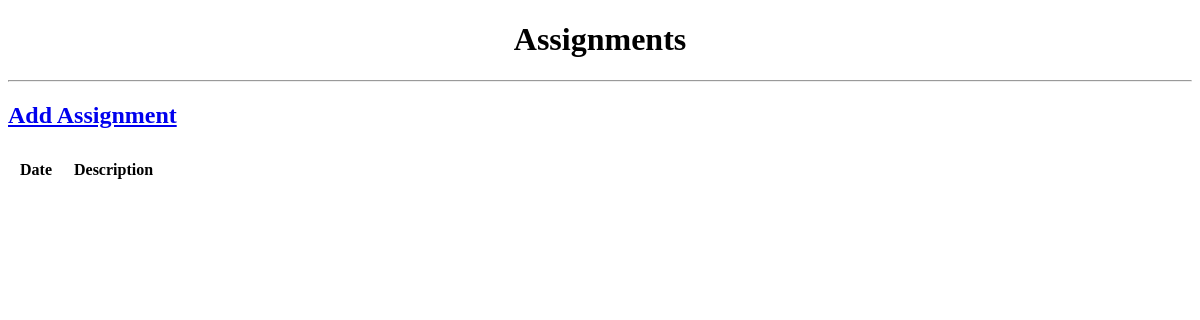
The page /teacher/assignment/8/3 on the database as committed earlier.
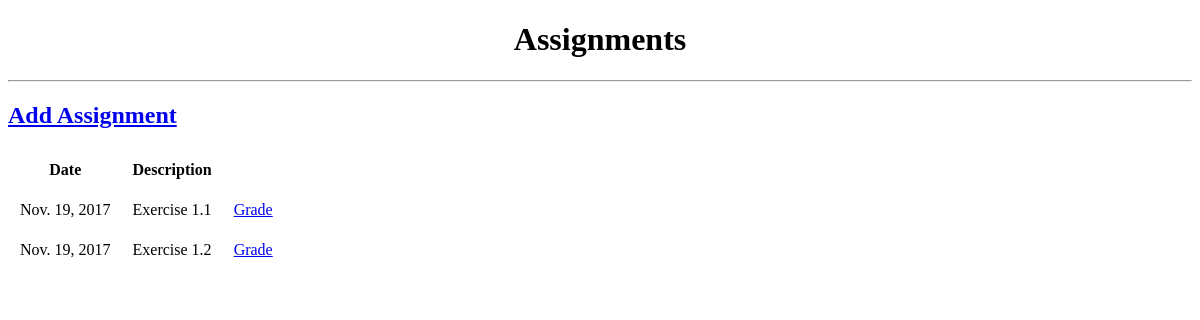
The same page on the database as committed later.
### teacher/models.py (models this page shows, shortened)
class Assigments_2018(models.Model):
    Date = models.DateField(auto_now=True)
    Teacher = models.ForeignKey(Teachers_2018)
    ClassSection = models.ForeignKey(Classes_2018)
    Subject = models.ForeignKey(Subjects)
    Description = models.TextField(max_length=250)

### teacher/views.py (the view)
# urls.py: url(r'^assignment/(?P<index>[0-9]+)/(?P<sub>[0-9]+)$', views.assignment),
def assignment(request, index, sub):
    user = Personal_Info.objects.get(Index=index)
    teacher_id = Teachers_2018.objects.get(Index=user)
    subjAllot = SubjectAllotment_2018.objects.get(pk=sub)
    assignments = Assigments_2018.objects.filter(Teacher=teacher_id,ClassSection=subjAllot.Class)
    return render(request, 'teacherhome/assignmenthome.html', {'context': assignments, 'user':user, 'sub':sub})

### teacher/templates/teacherhome/assignmenthome.html (shortened to what this page needs)
<!DOCTYPE html>
<html lang="en">
<head>
</head>
<body>
    <h1><center>Assignments</center></h1><hr>
    <h2>
        <a href = "/teacher/assignment/{{ user.Index }}/{{ sub }}/add">Add Assignment</a></h2>
    <table cellpadding="10">
        <tr>
            <th>Date</th>
            <th>Description</th>
            <th></th>
        </tr>
        {% for i in context %}
            <tr>
                <td>{{ i.Date }}</td>
                <td>{{ i.Description }}</td>
                <td><a href = "/teacher/assignment/{{ user.Index }}/{{ i.pk }}/grade">Grade</a></td>
            </tr>
        {% endfor %}
    </table>
</body>
</html>

Rows that differ between the two databases and show on the page:
now on this page (row edited): Assigments_2018: Date "Nov. 19, 2017", Description "Exercise 1.1"
added Assigments_2018: Date "Nov. 19, 2017", Description "Exercise 1.2"
